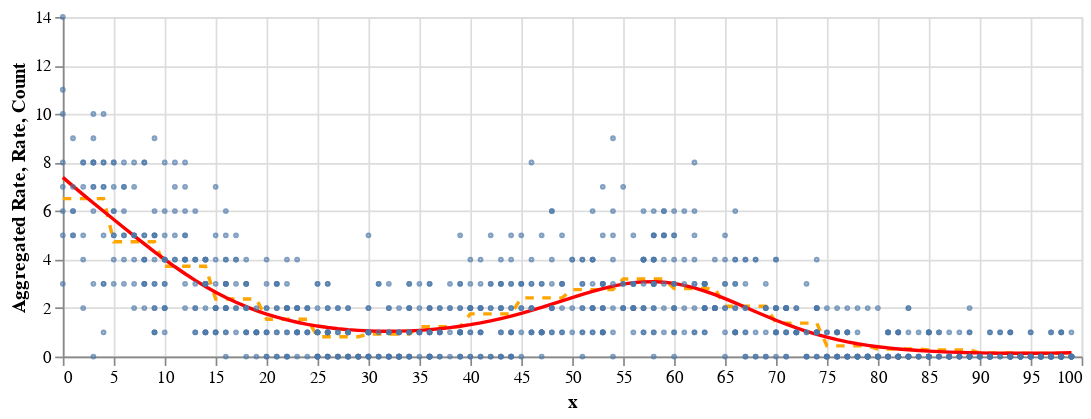

Notebook cell for this chart:
### Code cell
# Create a clean dataset without the Interval objects for plotting
df_plot = df_data.drop(columns=['range'])

rate = (
	alt.Chart(df_plot)
	.mark_line(color='red')
	.encode(
		x=alt.X('x', title='x'),
		y=alt.Y('rate', title='Rate'),
	)
)

count = alt.Chart(df_plot).mark_point(size=2).encode(
	x=alt.X('x', title='x'),
	y=alt.Y('y', title='Count'),
)

rate_agg = (
	alt.Chart(df_plot)
	.mark_line(color='orange', strokeDash=[5, 5])  # Changed color and added dashed line to distinguish
	.encode(
		x=alt.X('x', title='x'),
		y=alt.Y('rate_agg', title='Aggregated Rate'),
	)
)

(rate_agg + rate + count).properties(width=600, height=200)

### Figure 1 — Vega-Lite specification as saved in the notebook (floating-point values rounded to 4 significant figures; data arrays with more than 128 entries replaced by an {"elided": "..."} marker saying what was removed)
{"config": {"view": {"continuousWidth": 300, "continuousHeight": 300}}, "layer": [{"mark": {"type": "line", "color": "orange", "strokeDash": [5, 5]}, "encoding": {"x": {"field": "x", "title": "x", "type": "quantitative"}, "y": {"field": "rate_agg", "title": "Aggregated Rate", "type": "quantitative"}}}, {"mark": {"type": "line", "color": "red"}, "encoding": {"x": {"field": "x", "title": "x", "type": "quantitative"}, "y": {"field": "rate", "title": "Rate", "type": "quantitative"}}}, {"mark": {"type": "point", "size": 2}, "encoding": {"x": {"field": "x", "title": "x", "type": "quantitative"}, "y": {"field": "y", "title": "Count", "type": "quantitative"}}}], "data": {"name": "data-4a59545ff2509c4f353bd3d712907a25"}, "height": 200, "width": 600, "$schema": "https://vega.github.io/schema/vega-lite/v5.20.1.json", "datasets": {"data-4a59545ff2509c4f353bd3d712907a25": {"elided": "1000 records"}}}
